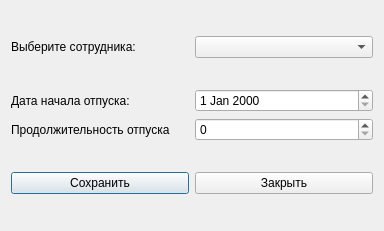
<?xml version="1.0" encoding="UTF-8"?>
<ui version="4.0">
 <class>VacationAddDialog</class>
 <widget class="QDialog" name="VacationAddDialog">
  <property name="geometry">
   <rect>
    <x>0</x>
    <y>0</y>
    <width>384</width>
    <height>231</height>
   </rect>
  </property>
  <property name="windowTitle">
   <string>Dialog</string>
  </property>
  <layout class="QVBoxLayout" name="verticalLayout" stretch="2,4,1">
   <item>
    <layout class="QHBoxLayout" name="horizontalLayout_2">
     <item>
      <widget class="QLabel" name="label_2">
       <property name="text">
        <string>Выберите сотрудника:</string>
       </property>
      </widget>
     </item>
     <item>
      <widget class="QComboBox" name="w_employeeBox"/>
     </item>
    </layout>
   </item>
   <item>
    <layout class="QGridLayout" name="gridLayout">
     <item row="0" column="1">
      <widget class="QDateEdit" name="w_startDate"/>
     </item>
     <item row="0" column="0">
      <widget class="QLabel" name="label">
       <property name="text">
        <string>Дата начала отпуска:</string>
       </property>
      </widget>
     </item>
     <item row="1" column="1">
      <widget class="QSpinBox" name="w_duration"/>
     </item>
     <item row="1" column="0">
      <widget class="QLabel" name="label_3">
       <property name="text">
        <string>Продолжительность отпуска</string>
       </property>
      </widget>
     </item>
    </layout>
   </item>
   <item>
    <layout class="QHBoxLayout" name="horizontalLayout">
     <item>
      <widget class="QPushButton" name="btn_save">
       <property name="text">
        <string>Сохранить</string>
       </property>
      </widget>
     </item>
     <item>
      <widget class="QPushButton" name="btn_close">
       <property name="text">
        <string>Закрыть</string>
       </property>
      </widget>
     </item>
    </layout>
   </item>
  </layout>
 </widget>
 <resources/>
 <connections/>
</ui>
